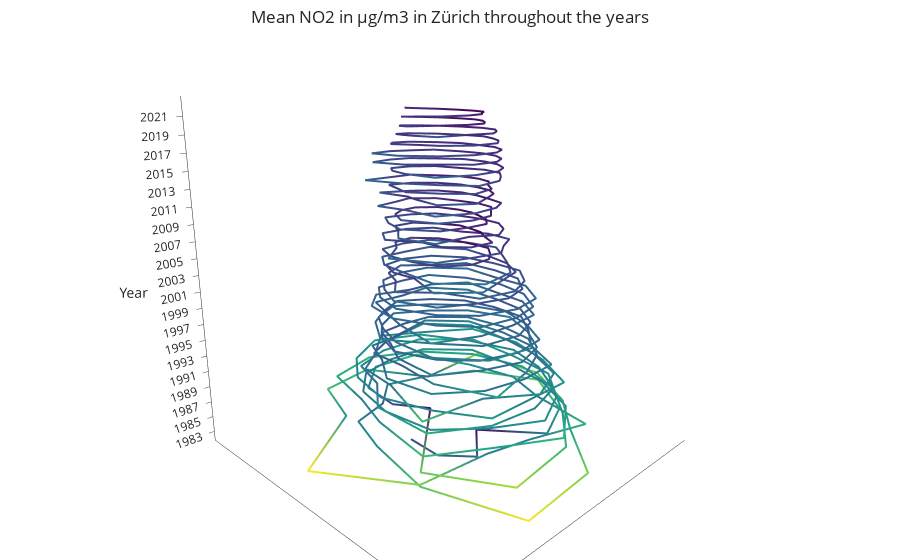
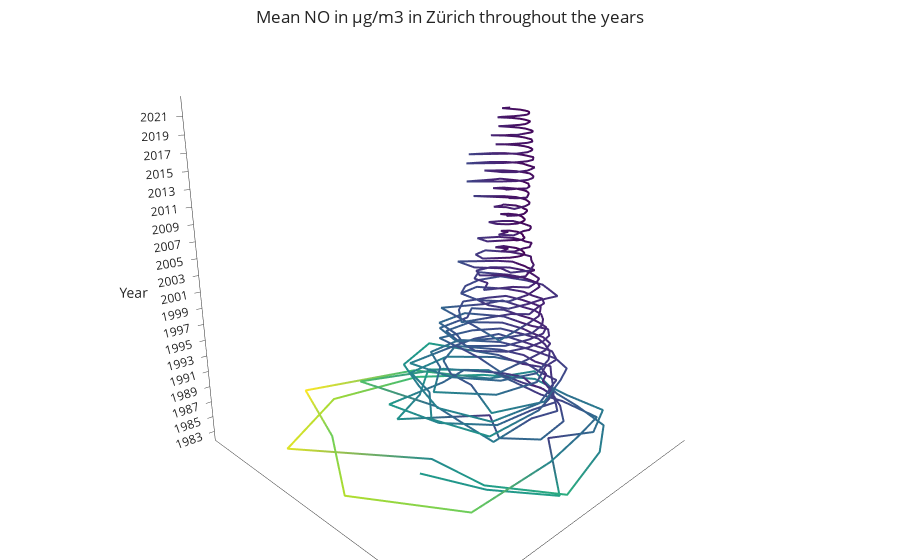
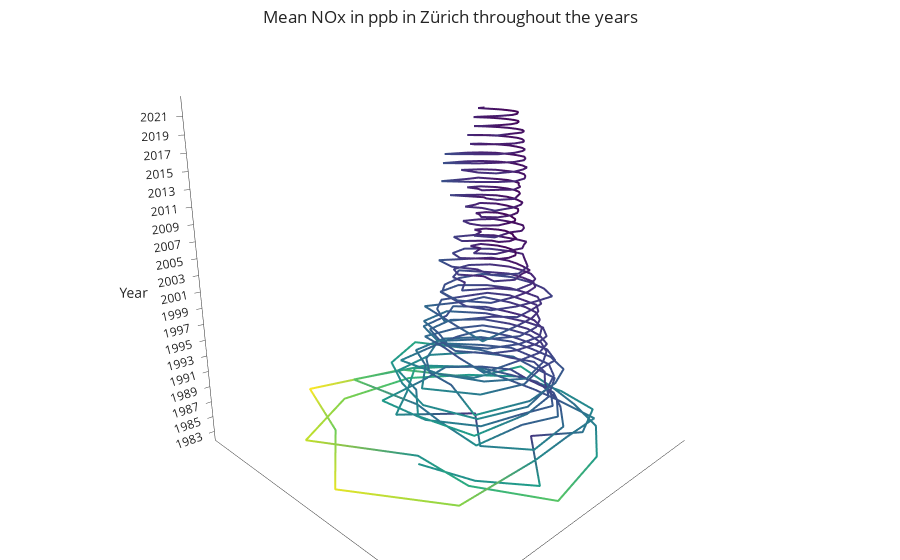
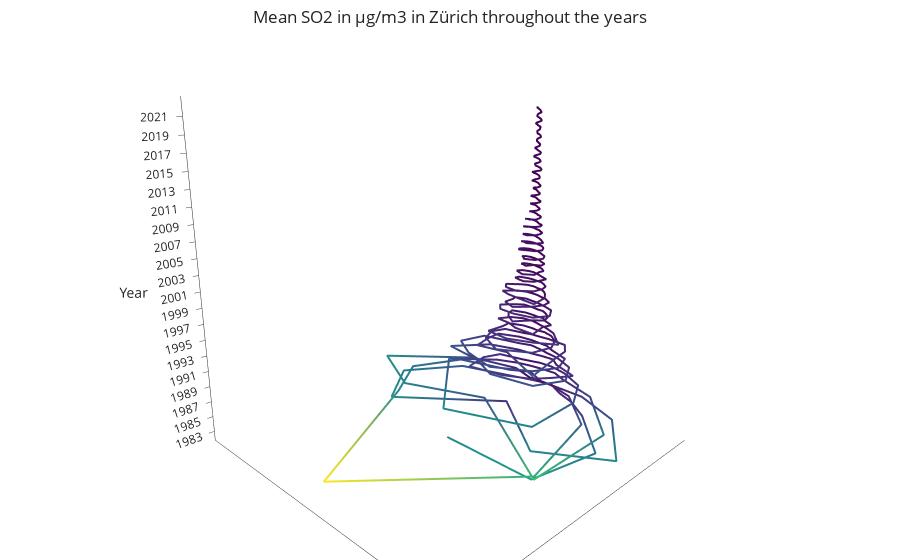

The cell these charts' notebook holds for them, in order:
### Code cell
create_3d_scatter_plot(data, "NO2 in µg/m3", 20, "map_no2.html")
create_3d_scatter_plot(data, "NO in µg/m3", 20, "map_no.html")
create_3d_scatter_plot(data, "NOx in ppb", 20, "map_nox.html")
create_3d_scatter_plot(data, "SO2 in µg/m3", 20,"map_so2.html")

### Figure 1 — Plotly figure (JSON) as saved in the notebook; plotly's stock layout.template omitted (floating-point values rounded to 4 significant figures; data arrays with more than 128 entries replaced by an {"elided": "..."} marker saying what was removed)
{"data": [{"hovertemplate": "%{text}", "line": {"color": {"elided": "468 float values"}, "colorscale": [[0, "#440154"], [0.1111, "#482878"], [0.2222, "#3e4989"], [0.3333, "#31688e"], [0.4444, "#26828e"], [0.5556, "#1f9e89"], [0.6667, "#35b779"], [0.7778, "#6ece58"], [0.8889, "#b5de2b"], [1, "#fde725"]], "width": 4}, "mode": "lines", "name": "", "text": {"elided": "468 str values"}, "type": "scatter3d", "x": {"elided": "468 float values"}, "y": {"elided": "468 float values"}, "z": {"elided": "468 float values"}}], "layout": {"margin": {"b": 0, "l": 0, "r": 0, "t": 0}, "scene": {"aspectratio": {"x": 1, "y": 1, "z": 1}, "bgcolor": "rgba(0,0,0,0)", "camera": {"center": {"x": 0, "y": 0, "z": 0}, "eye": {"x": 1.3, "y": 1.3, "z": 0.5}, "up": {"x": 0, "y": 0, "z": 1}}, "xaxis": {"showgrid": false, "ticktext": [], "tickvals": [], "title": {"text": ""}}, "yaxis": {"showgrid": false, "ticktext": [], "tickvals": [], "title": {"text": ""}}, "zaxis": {"showgrid": false, "ticktext": [1983, 1985, 1987, 1989, 1991, 1993, 1995, 1997, 1999, 2001, 2003, 2005, 2007, 2009, 2011, 2013, 2015, 2017, 2019, 2021], "tickvals": [0, 2, 4, 6, 8, 10, 12, 14, 16, 18, 20, 22, 24, 26, 28, 30, 32, 34, 36, 38], "title": {"text": "Year"}}}, "title": {"text": "Mean NO2 in µg/m3 in Zürich throughout the years", "x": 0.5, "xanchor": "center", "y": 0.98, "yanchor": "top"}}}

### Figure 2 — Plotly figure (JSON) as saved in the notebook; plotly's stock layout.template omitted (floating-point values rounded to 4 significant figures; data arrays with more than 128 entries replaced by an {"elided": "..."} marker saying what was removed)
{"data": [{"hovertemplate": "%{text}", "line": {"color": {"elided": "468 float values"}, "colorscale": [[0, "#440154"], [0.1111, "#482878"], [0.2222, "#3e4989"], [0.3333, "#31688e"], [0.4444, "#26828e"], [0.5556, "#1f9e89"], [0.6667, "#35b779"], [0.7778, "#6ece58"], [0.8889, "#b5de2b"], [1, "#fde725"]], "width": 4}, "mode": "lines", "name": "", "text": {"elided": "468 str values"}, "type": "scatter3d", "x": {"elided": "468 float values"}, "y": {"elided": "468 float values"}, "z": {"elided": "468 float values"}}], "layout": {"margin": {"b": 0, "l": 0, "r": 0, "t": 0}, "scene": {"aspectratio": {"x": 1, "y": 1, "z": 1}, "bgcolor": "rgba(0,0,0,0)", "camera": {"center": {"x": 0, "y": 0, "z": 0}, "eye": {"x": 1.3, "y": 1.3, "z": 0.5}, "up": {"x": 0, "y": 0, "z": 1}}, "xaxis": {"showgrid": false, "ticktext": [], "tickvals": [], "title": {"text": ""}}, "yaxis": {"showgrid": false, "ticktext": [], "tickvals": [], "title": {"text": ""}}, "zaxis": {"showgrid": false, "ticktext": [1983, 1985, 1987, 1989, 1991, 1993, 1995, 1997, 1999, 2001, 2003, 2005, 2007, 2009, 2011, 2013, 2015, 2017, 2019, 2021], "tickvals": [0, 2, 4, 6, 8, 10, 12, 14, 16, 18, 20, 22, 24, 26, 28, 30, 32, 34, 36, 38], "title": {"text": "Year"}}}, "title": {"text": "Mean NO in µg/m3 in Zürich throughout the years", "x": 0.5, "xanchor": "center", "y": 0.98, "yanchor": "top"}}}

### Figure 3 — Plotly figure (JSON) as saved in the notebook; plotly's stock layout.template omitted (floating-point values rounded to 4 significant figures; data arrays with more than 128 entries replaced by an {"elided": "..."} marker saying what was removed)
{"data": [{"hovertemplate": "%{text}", "line": {"color": {"elided": "468 float values"}, "colorscale": [[0, "#440154"], [0.1111, "#482878"], [0.2222, "#3e4989"], [0.3333, "#31688e"], [0.4444, "#26828e"], [0.5556, "#1f9e89"], [0.6667, "#35b779"], [0.7778, "#6ece58"], [0.8889, "#b5de2b"], [1, "#fde725"]], "width": 4}, "mode": "lines", "name": "", "text": {"elided": "468 str values"}, "type": "scatter3d", "x": {"elided": "468 float values"}, "y": {"elided": "468 float values"}, "z": {"elided": "468 float values"}}], "layout": {"margin": {"b": 0, "l": 0, "r": 0, "t": 0}, "scene": {"aspectratio": {"x": 1, "y": 1, "z": 1}, "bgcolor": "rgba(0,0,0,0)", "camera": {"center": {"x": 0, "y": 0, "z": 0}, "eye": {"x": 1.3, "y": 1.3, "z": 0.5}, "up": {"x": 0, "y": 0, "z": 1}}, "xaxis": {"showgrid": false, "ticktext": [], "tickvals": [], "title": {"text": ""}}, "yaxis": {"showgrid": false, "ticktext": [], "tickvals": [], "title": {"text": ""}}, "zaxis": {"showgrid": false, "ticktext": [1983, 1985, 1987, 1989, 1991, 1993, 1995, 1997, 1999, 2001, 2003, 2005, 2007, 2009, 2011, 2013, 2015, 2017, 2019, 2021], "tickvals": [0, 2, 4, 6, 8, 10, 12, 14, 16, 18, 20, 22, 24, 26, 28, 30, 32, 34, 36, 38], "title": {"text": "Year"}}}, "title": {"text": "Mean NOx in ppb in Zürich throughout the years", "x": 0.5, "xanchor": "center", "y": 0.98, "yanchor": "top"}}}

### Figure 4 — Plotly figure (JSON) as saved in the notebook; plotly's stock layout.template omitted (floating-point values rounded to 4 significant figures; data arrays with more than 128 entries replaced by an {"elided": "..."} marker saying what was removed)
{"data": [{"hovertemplate": "%{text}", "line": {"color": {"elided": "468 float values"}, "colorscale": [[0, "#440154"], [0.1111, "#482878"], [0.2222, "#3e4989"], [0.3333, "#31688e"], [0.4444, "#26828e"], [0.5556, "#1f9e89"], [0.6667, "#35b779"], [0.7778, "#6ece58"], [0.8889, "#b5de2b"], [1, "#fde725"]], "width": 4}, "mode": "lines", "name": "", "text": {"elided": "468 str values"}, "type": "scatter3d", "x": {"elided": "468 float values"}, "y": {"elided": "468 float values"}, "z": {"elided": "468 float values"}}], "layout": {"margin": {"b": 0, "l": 0, "r": 0, "t": 0}, "scene": {"aspectratio": {"x": 1, "y": 1, "z": 1}, "bgcolor": "rgba(0,0,0,0)", "camera": {"center": {"x": 0, "y": 0, "z": 0}, "eye": {"x": 1.3, "y": 1.3, "z": 0.5}, "up": {"x": 0, "y": 0, "z": 1}}, "xaxis": {"showgrid": false, "ticktext": [], "tickvals": [], "title": {"text": ""}}, "yaxis": {"showgrid": false, "ticktext": [], "tickvals": [], "title": {"text": ""}}, "zaxis": {"showgrid": false, "ticktext": [1983, 1985, 1987, 1989, 1991, 1993, 1995, 1997, 1999, 2001, 2003, 2005, 2007, 2009, 2011, 2013, 2015, 2017, 2019, 2021], "tickvals": [0, 2, 4, 6, 8, 10, 12, 14, 16, 18, 20, 22, 24, 26, 28, 30, 32, 34, 36, 38], "title": {"text": "Year"}}}, "title": {"text": "Mean SO2 in µg/m3 in Zürich throughout the years", "x": 0.5, "xanchor": "center", "y": 0.98, "yanchor": "top"}}}
